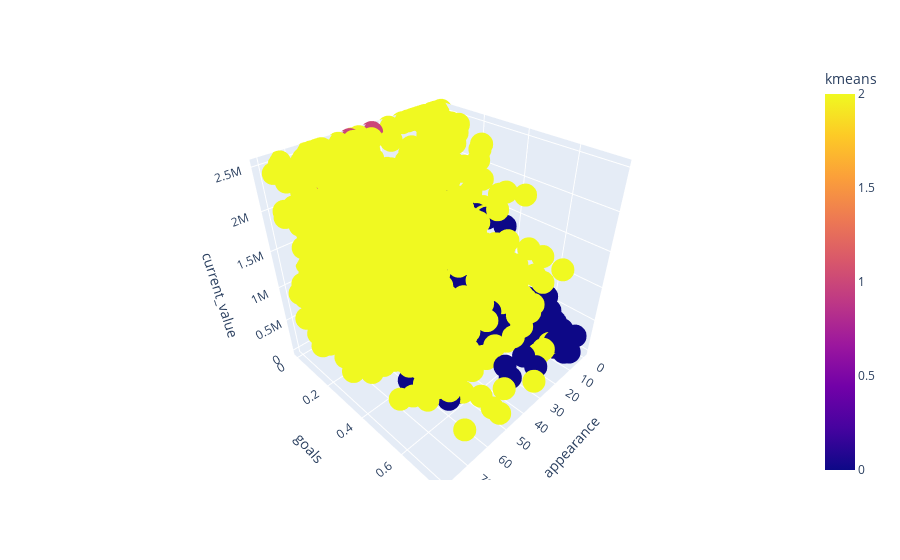

Source (notebook cell):
### Code cell
import plotly
import plotly.express as px

fig = px.scatter_3d(X, x='appearance', y='goals', z='current_value',
              color='kmeans')
fig.show()

### Figure 1 — Plotly figure (JSON) as saved in the notebook; plotly's stock layout.template omitted (floating-point values rounded to 4 significant figures; data arrays with more than 128 entries replaced by an {"elided": "..."} marker saying what was removed)
{"data": [{"hovertemplate": "appearance=%{x}<br>goals=%{y}<br>current_value=%{z}<br>kmeans=%{marker.color}<extra></extra>", "legendgroup": "", "marker": {"color": {"elided": "5290 int values"}, "coloraxis": "coloraxis", "symbol": "circle"}, "mode": "markers", "name": "", "scene": "scene", "showlegend": false, "type": "scatter3d", "x": {"elided": "5290 int values"}, "y": {"elided": "5290 float values"}, "z": {"elided": "5290 int values"}}], "layout": {"coloraxis": {"colorbar": {"title": {"text": "kmeans"}}, "colorscale": [[0, "#0d0887"], [0.1111, "#46039f"], [0.2222, "#7201a8"], [0.3333, "#9c179e"], [0.4444, "#bd3786"], [0.5556, "#d8576b"], [0.6667, "#ed7953"], [0.7778, "#fb9f3a"], [0.8889, "#fdca26"], [1, "#f0f921"]]}, "legend": {"tracegroupgap": 0}, "margin": {"t": 60}, "scene": {"domain": {"x": [0, 1], "y": [0, 1]}, "xaxis": {"title": {"text": "appearance"}}, "yaxis": {"title": {"text": "goals"}}, "zaxis": {"title": {"text": "current_value"}}}}}
